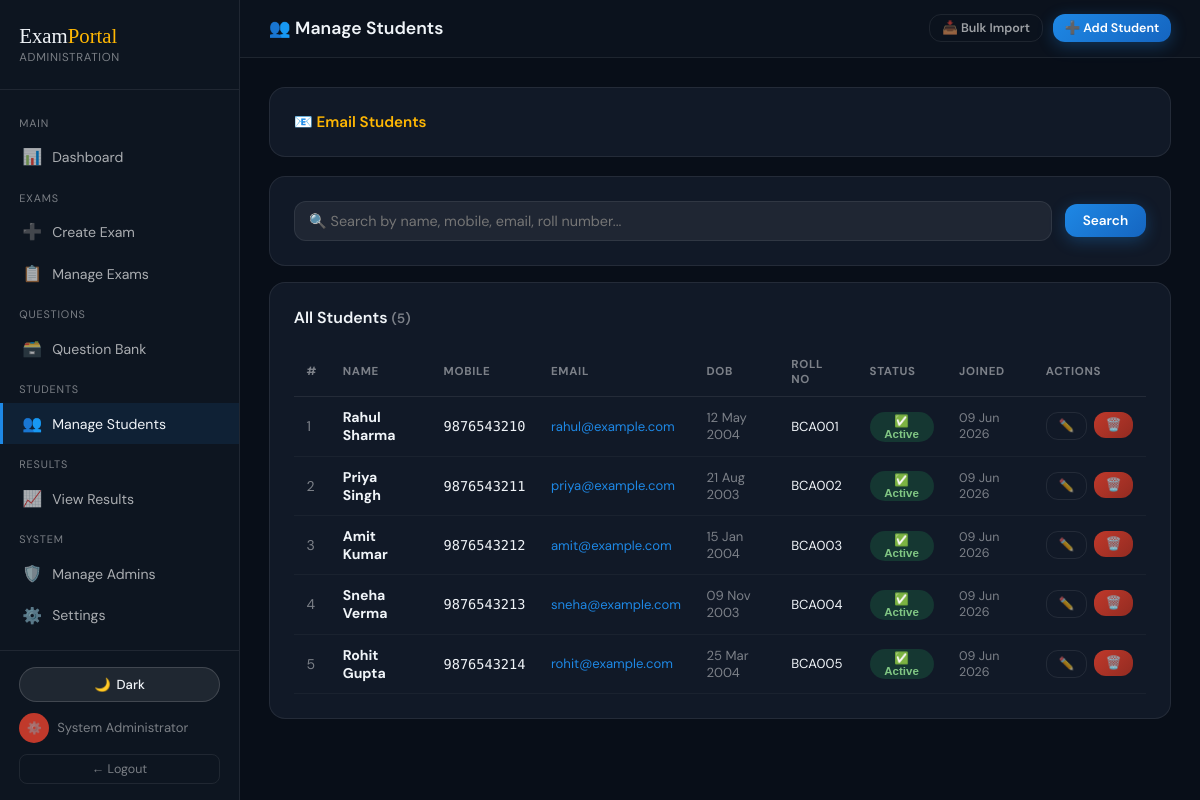
The app's page /admin/students.php (signed in) with its own data.
### tables this page shows
CREATE TABLE IF NOT EXISTS students (
    id INT AUTO_INCREMENT PRIMARY KEY,
    full_name VARCHAR(200) NOT NULL,
    mobile VARCHAR(15) NOT NULL UNIQUE,
    dob DATE NOT NULL,
    email VARCHAR(200),
    roll_number VARCHAR(50) UNIQUE,
    photo VARCHAR(255),
    is_active TINYINT(1) DEFAULT 1,
    created_at TIMESTAMP DEFAULT CURRENT_TIMESTAMP
);

### includes/auth.php (called while the page is built, shortened)
<?php
require_once __DIR__ . '/theme.php';
function sanitize($db, $value) {
    return $db->real_escape_string(trim(strip_tags($value)));
}

### admin/students.php (the view, shortened to what this page needs)
<?php
require_once __DIR__ . '/../includes/auth.php';
$db = getDB();
$search = sanitize($db, $_GET['search'] ?? '');
$page   = max(1, (int)($_GET['page'] ?? 1));
$limit  = 20; $offset = ($page-1)*$limit;
$where = $search ? "WHERE full_name LIKE '%$search%' OR mobile LIKE '%$search%' OR roll_number LIKE '%$search%' OR email LIKE '%$search%'" : '';
$total = $db->query("SELECT COUNT(*) FROM students $where")->fetch_row()[0];
$students = $db->query("SELECT * FROM students $where ORDER BY created_at DESC LIMIT $limit OFFSET $offset");
include __DIR__ . '/layout_head.php';
?>
<div class="content">
  <div class="topbar">
    <div class="page-title">👥 Manage Students</div>
    <div style="display:flex;gap:.6rem">
      <button class="btn btn-outline btn-sm" onclick="toggleBulk()">📥 Bulk Import</button>
      <button class="btn btn-primary btn-sm" onclick="showAddForm()">➕ Add Student</button>
    </div>
  </div>
  <div class="page-body">
    <div class="card" style="margin-bottom:1.2rem">
      <details class="exam-panel-details">
        <summary style="cursor:pointer;font-size:.95rem;font-weight:600;color:var(--accent)">📧 Email Students</summary>
      </details>
    </div>
    <div class="card" style="margin-bottom:1rem">
      <form method="GET" style="display:flex;gap:.8rem;align-items:center">
        <input class="form-control" type="text" name="search" placeholder="🔍 Search by name, mobile, email, roll number..." value="<?= htmlspecialchars($search) ?>" style="flex:1">
        <button class="btn btn-primary" type="submit">Search</button>
      </form>
    </div>
    <div class="card">
      <div class="card-header">
        <div class="card-title">All Students <span style="color:var(--muted);font-size:.85rem">(<?= $total ?>)</span></div>
      </div>
      <table class="tbl">
        <thead>
          <tr><th>#</th><th>Name</th><th>Mobile</th><th>Email</th><th>DOB</th><th>Roll No</th><th>Status</th><th>Joined</th><th>Actions</th></tr>
        </thead>
        <tbody>
        <?php $i = $offset+1; while ($s=$students->fetch_assoc()): ?>
          <tr>
            <td style="color:var(--muted)"><?= $i++ ?></td>
            <td><strong><?= htmlspecialchars($s['full_name']) ?></strong></td>
            <td style="font-family:'DM Mono',monospace;font-size:.85rem"><?= htmlspecialchars($s['mobile']) ?></td>
            <td style="font-size:.82rem">
              <?php if (!empty($s['email'])): ?>
                <a href="mailto:<?= htmlspecialchars($s['email']) ?>" style="color:var(--sky)"><?= htmlspecialchars($s['email']) ?></a>
              <?php else: ?>
                <span style="color:var(--muted)">—</span>
              <?php endif; ?>
            </td>
            <td style="font-size:.82rem;color:var(--muted)"><?= date('d M Y', strtotime($s['dob'])) ?></td>
            <td style="font-size:.82rem"><?= htmlspecialchars($s['roll_number']??'-') ?></td>
            <td>
              <form method="POST" style="display:inline">
                <button class="badge <?= $s['is_active']?'badge-active':'badge-inactive' ?>" type="submit" style="cursor:pointer;border:none">
                  <?= $s['is_active']?'✅ Active':'⛔ Inactive' ?>
                </button>
              </form>
            </td>
            <td style="font-size:.78rem;color:var(--muted)"><?= date('d M Y', strtotime($s['created_at'])) ?></td>
            <td>
              <div style="display:flex;gap:.4rem">
                <a href="?action=edit&id=<?= $s['id'] ?>"><button class="btn btn-outline btn-sm">✏️</button></a>
                <form method="POST" onsubmit="return confirm('Delete this student and ALL their exam data?')">
                  <button class="btn btn-danger btn-sm" type="submit">🗑️</button>
                </form>
              </div>
            </td>
          </tr>
        <?php endwhile; ?>
        </tbody>
      </table>
    </div>
  </div>
</div>
</div>
</body></html>

### admin/layout_head.php (style rules this page uses)
*,*::before,*::after { box-sizing:border-box;margin:0;padding:0 }
:root,[data-theme="dark"] { --dark:#080e18; --sidebar:#0d1520; --card:#111927; --border:rgba(255,255,255,.08); --sky:#1e88e5; --accent:#ffb703; --red:#c0392b; --green:#27ae60; --purple:#8e44ad; --white:#f0f4f8; --muted:rgba(255,255,255,.45); --radius:12px; --sidebar-w:240px; }
html,body { height:100%;background:var(--dark);color:var(--white);font-family:'DM Sans',sans-serif;overflow:hidden }
a { color:inherit;text-decoration:none }
.content { flex:1;display:flex;flex-direction:column;overflow:hidden }
.topbar { display:flex;align-items:center;justify-content:space-between; padding:.9rem 1.8rem;background:rgba(13,21,32,.8);border-bottom:1px solid var(--border); backdrop-filter:blur(12px);flex-shrink:0 }
.page-title { font-size:1.1rem;font-weight:600 }
.page-body { flex:1;overflow-y:auto;padding:1.8rem }
.card { background:var(--card);border:1px solid var(--border);border-radius:16px;padding:1.5rem }
.card-header { display:flex;align-items:center;justify-content:space-between;margin-bottom:1.2rem }
.card-title { font-size:1rem;font-weight:600 }
.tbl { width:100%;border-collapse:collapse }
.tbl th { text-align:left;font-size:.72rem;text-transform:uppercase;letter-spacing:.06em;color:var(--muted);padding:.6rem .8rem;border-bottom:1px solid var(--border) }
.tbl td { padding:.7rem .8rem;border-bottom:1px solid rgba(255,255,255,.04);font-size:.88rem }
.badge { display:inline-flex;align-items:center;gap:4px;padding:2px 10px;border-radius:50px;font-size:.72rem;font-weight:600 }
.badge-active { background:rgba(39,174,96,.2);border:1px solid rgba(39,174,96,.3);color:#81c784 }
.btn { padding:8px 18px;border-radius:var(--radius);font-family:'DM Sans',sans-serif;font-size:.85rem;font-weight:600;cursor:pointer;border:none;transition:.15s }
.btn-primary { background:linear-gradient(135deg,var(--sky),#1565c0);color:#fff;box-shadow:0 4px 16px rgba(30,136,229,.3) }
.btn-danger { background:linear-gradient(135deg,var(--red),#922b21);color:#fff }
.btn-sm { padding:5px 12px;font-size:.78rem }
.btn-outline { background:transparent;border:1px solid var(--border);color:rgba(255,255,255,.6) }
.form-control { width:100%;background:rgba(255,255,255,.06);border:1px solid var(--border);border-radius:var(--radius); padding:10px 14px;color:var(--white);font-family:'DM Sans',sans-serif;font-size:.9rem;outline:none;transition:.18s }

### admin/students.php (style rules this page uses)
.exam-panel-details summary { list-style:none;display:flex;align-items:center;gap:6px }

### records on screen
students: full_name "Rahul Sharma", mobile "9876543210", email "rahul@example.com", dob "12 May 2004", roll_number "BCA001", is_active "✅ Active", created_at "09 Jun 2026"
students: full_name "Priya Singh", mobile "9876543211", email "priya@example.com", dob "21 Aug 2003", roll_number "BCA002", is_active "✅ Active", created_at "09 Jun 2026"
students: full_name "Amit Kumar", mobile "9876543212", email "amit@example.com", dob "15 Jan 2004", roll_number "BCA003", is_active "✅ Active", created_at "09 Jun 2026"
students: full_name "Sneha Verma", mobile "9876543213", email "sneha@example.com", dob "09 Nov 2003", roll_number "BCA004", is_active "✅ Active", created_at "09 Jun 2026"
students: full_name "Rohit Gupta", mobile "9876543214", email "rohit@example.com", dob "25 Mar 2004", roll_number "BCA005", is_active "✅ Active", created_at "09 Jun 2026"

### other values on screen
$_SESSION['admin_name'] "System Administrator"
$total "5"
